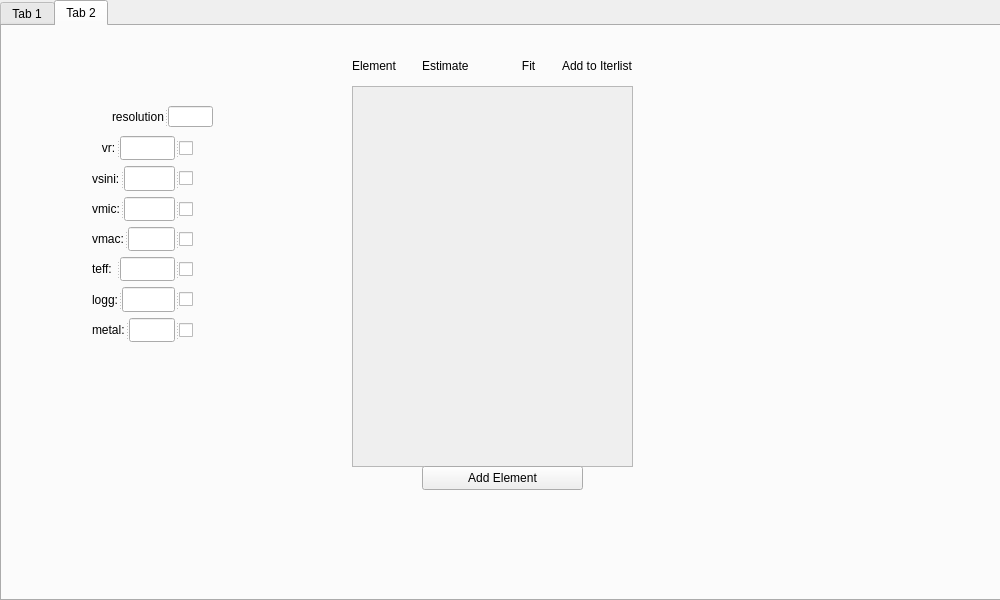
<?xml version="1.0" encoding="UTF-8"?>
<ui version="4.0">
 <class>Widget</class>
 <widget class="QWidget" name="Widget">
  <property name="geometry">
   <rect>
    <x>0</x>
    <y>0</y>
    <width>1000</width>
    <height>600</height>
   </rect>
  </property>
  <property name="windowTitle">
   <string>Form</string>
  </property>
  <widget class="QTabWidget" name="tabWidget">
   <property name="geometry">
    <rect>
     <x>0</x>
     <y>0</y>
     <width>1001</width>
     <height>601</height>
    </rect>
   </property>
   <property name="sizePolicy">
    <sizepolicy hsizetype="Maximum" vsizetype="Maximum">
     <horstretch>0</horstretch>
     <verstretch>0</verstretch>
    </sizepolicy>
   </property>
   <property name="currentIndex">
    <number>1</number>
   </property>
   <widget class="QWidget" name="tab_1">
    <attribute name="title">
     <string>Tab 1</string>
    </attribute>
    <widget class="PlotWidget" name="widget" native="true">
     <property name="geometry">
      <rect>
       <x>0</x>
       <y>0</y>
       <width>681</width>
       <height>571</height>
      </rect>
     </property>
    </widget>
    <widget class="QScrollArea" name="waveRangeList">
     <property name="geometry">
      <rect>
       <x>679</x>
       <y>-1</y>
       <width>311</width>
       <height>561</height>
      </rect>
     </property>
     <property name="widgetResizable">
      <bool>true</bool>
     </property>
     <widget class="QWidget" name="scrollAreaWidgetContents">
      <property name="geometry">
       <rect>
        <x>0</x>
        <y>0</y>
        <width>309</width>
        <height>559</height>
       </rect>
      </property>
     </widget>
    </widget>
   </widget>
   <widget class="QWidget" name="tab_2">
    <attribute name="title">
     <string>Tab 2</string>
    </attribute>
    <widget class="QSplitter" name="splitter">
     <property name="geometry">
      <rect>
       <x>110</x>
       <y>80</y>
       <width>101</width>
       <height>21</height>
      </rect>
     </property>
     <property name="orientation">
      <enum>Qt::Orientation::Horizontal</enum>
     </property>
     <widget class="QLabel" name="label">
      <property name="text">
       <string>resolution</string>
      </property>
     </widget>
     <widget class="QLineEdit" name="res_input"/>
    </widget>
    <widget class="QScrollArea" name="scrollArea">
     <property name="geometry">
      <rect>
       <x>350</x>
       <y>60</y>
       <width>281</width>
       <height>381</height>
      </rect>
     </property>
     <property name="widgetResizable">
      <bool>true</bool>
     </property>
     <widget class="QWidget" name="tab2_scrollAreaWidgetContents">
      <property name="geometry">
       <rect>
        <x>0</x>
        <y>0</y>
        <width>279</width>
        <height>379</height>
       </rect>
      </property>
     </widget>
    </widget>
    <widget class="QPushButton" name="addElementButton">
     <property name="geometry">
      <rect>
       <x>420</x>
       <y>440</y>
       <width>161</width>
       <height>24</height>
      </rect>
     </property>
     <property name="text">
      <string>Add Element</string>
     </property>
    </widget>
    <widget class="QWidget" name="layoutWidget">
     <property name="geometry">
      <rect>
       <x>350</x>
       <y>30</y>
       <width>281</width>
       <height>20</height>
      </rect>
     </property>
     <layout class="QHBoxLayout" name="horizontalLayout">
      <item>
       <widget class="QLabel" name="label_2">
        <property name="text">
         <string>Element</string>
        </property>
       </widget>
      </item>
      <item>
       <widget class="QLabel" name="label_3">
        <property name="text">
         <string>Estimate</string>
        </property>
       </widget>
      </item>
      <item>
       <widget class="QLabel" name="label_11">
        <property name="text">
         <string>         Fit</string>
        </property>
       </widget>
      </item>
      <item>
       <widget class="QLabel" name="label_12">
        <property name="text">
         <string>Add to Iterlist</string>
        </property>
       </widget>
      </item>
     </layout>
    </widget>
    <widget class="QWidget" name="layoutWidget">
     <property name="geometry">
      <rect>
       <x>90</x>
       <y>110</y>
       <width>101</width>
       <height>206</height>
      </rect>
     </property>
     <layout class="QVBoxLayout" name="FirstParameters">
      <item>
       <widget class="QSplitter" name="splitter_10">
        <property name="orientation">
         <enum>Qt::Orientation::Horizontal</enum>
        </property>
        <widget class="QLabel" name="label_10">
         <property name="text">
          <string>   vr:</string>
         </property>
        </widget>
        <widget class="QLineEdit" name="vr_input"/>
        <widget class="QCheckBox" name="vr_box">
         <property name="text">
          <string/>
         </property>
        </widget>
       </widget>
      </item>
      <item>
       <widget class="QSplitter" name="splitter_9">
        <property name="orientation">
         <enum>Qt::Orientation::Horizontal</enum>
        </property>
        <widget class="QLabel" name="label_9">
         <property name="text">
          <string>vsini:</string>
         </property>
        </widget>
        <widget class="QLineEdit" name="vsini_input"/>
        <widget class="QCheckBox" name="vsini_box">
         <property name="text">
          <string/>
         </property>
        </widget>
       </widget>
      </item>
      <item>
       <widget class="QSplitter" name="splitter_4">
        <property name="orientation">
         <enum>Qt::Orientation::Horizontal</enum>
        </property>
        <widget class="QLabel" name="label_4">
         <property name="text">
          <string>vmic:</string>
         </property>
        </widget>
        <widget class="QLineEdit" name="vmic_input"/>
        <widget class="QCheckBox" name="vmic_box">
         <property name="text">
          <string/>
         </property>
        </widget>
       </widget>
      </item>
      <item>
       <widget class="QSplitter" name="splitter_5">
        <property name="orientation">
         <enum>Qt::Orientation::Horizontal</enum>
        </property>
        <widget class="QLabel" name="label_5">
         <property name="text">
          <string>vmac:</string>
         </property>
        </widget>
        <widget class="QLineEdit" name="vmac_input"/>
        <widget class="QCheckBox" name="vmac_box">
         <property name="text">
          <string/>
         </property>
        </widget>
       </widget>
      </item>
      <item>
       <widget class="QSplitter" name="splitter_6">
        <property name="orientation">
         <enum>Qt::Orientation::Horizontal</enum>
        </property>
        <widget class="QLabel" name="label_6">
         <property name="text">
          <string>teff: </string>
         </property>
        </widget>
        <widget class="QLineEdit" name="tess_input"/>
        <widget class="QCheckBox" name="teff_box">
         <property name="text">
          <string/>
         </property>
        </widget>
       </widget>
      </item>
      <item>
       <widget class="QSplitter" name="splitter_7">
        <property name="orientation">
         <enum>Qt::Orientation::Horizontal</enum>
        </property>
        <widget class="QLabel" name="label_7">
         <property name="text">
          <string>logg:</string>
         </property>
        </widget>
        <widget class="QLineEdit" name="logg_input"/>
        <widget class="QCheckBox" name="logg_box">
         <property name="text">
          <string/>
         </property>
        </widget>
       </widget>
      </item>
      <item>
       <widget class="QSplitter" name="splitter_8">
        <property name="orientation">
         <enum>Qt::Orientation::Horizontal</enum>
        </property>
        <widget class="QLabel" name="label_8">
         <property name="text">
          <string>metal:</string>
         </property>
        </widget>
        <widget class="QLineEdit" name="metal_input"/>
        <widget class="QCheckBox" name="metal_box">
         <property name="text">
          <string/>
         </property>
        </widget>
       </widget>
      </item>
     </layout>
    </widget>
   </widget>
  </widget>
 </widget>
 <customwidgets>
  <customwidget>
   <class>PlotWidget</class>
   <extends>QWidget</extends>
   <header>pyqtgraph</header>
   <container>1</container>
  </customwidget>
 </customwidgets>
 <resources/>
 <connections/>
</ui>
